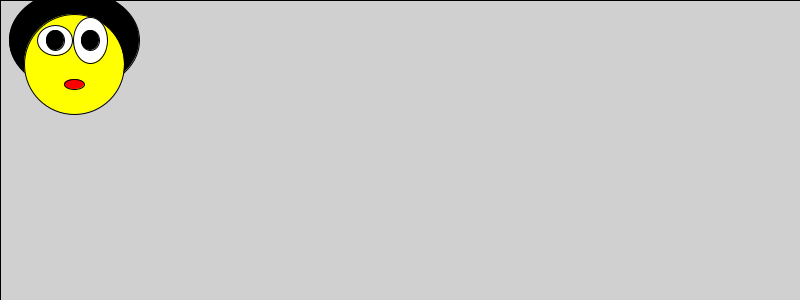
Frame 1 (no input)
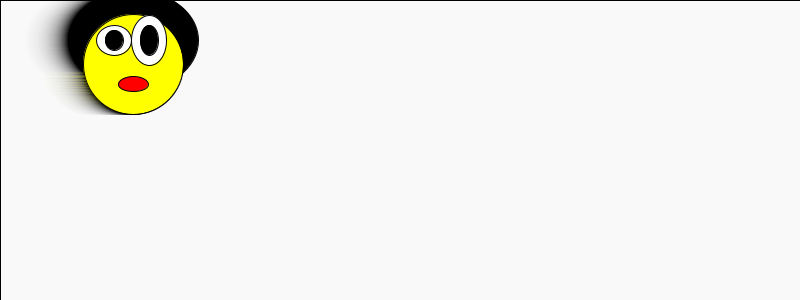
Frame 60 (the mouse pressed at the canvas centre just before this capture)
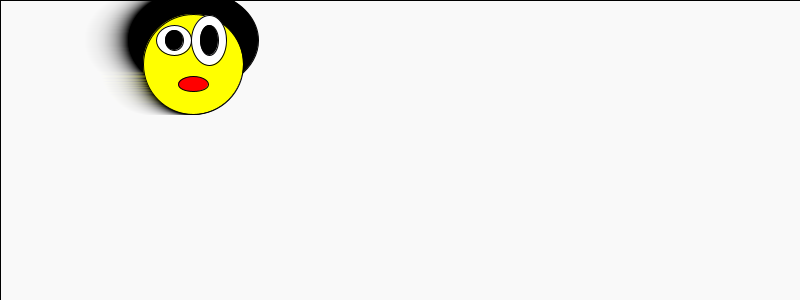
Frame 120 (the mouse held since frame 60 and released just before this capture)

The Processing sketch that drew these frames (run headless with seeded random() and noise(); from frame 60 on, the mouse is pressed at the canvas centre):

// Processing sketch: HackNights_06BlinkAnimation
// ── HackNights_06BlinkAnimation.pde
void drawRobot(int blink) {
  fill(0, 0, 0);
  ellipse(64, 40, 130, 100);

  fill(255, 255, 0);
  ellipse(64, 64, 100, 100);

  fill(255);
  ellipse(45, 40, 35, 30);
  fill(0);
  ellipse(45, 40, 18, 20);

  if (blink == 1) {
    fill(255);
    ellipse(80, 40, 35, 50);
    fill(0);
    ellipse(80, 40, 18, 30);
    fill(255, 0, 0);
    ellipse(64, 84, 30, 15);
  } else {
    fill(255);
    ellipse(80, 40, 34, 46);
    fill(0);
    ellipse(80, 40, 18, 20);
    fill(255, 0, 0);
    ellipse(64, 84, 20, 10);
  }
}

void setup() {
  size(800, 300);
  frameRate(15);
}

int robotLocationX = 10;
int zeroOne = 0;

void draw() {
  fill(255, 255, 255, 20);
  rect(0, 0, 800, 300);
  fill(255);

  translate(robotLocationX, 0);
  drawRobot(zeroOne);

  if (zeroOne == 1) {
    zeroOne = 0;
  } else {
    zeroOne = 1;
  }
  robotLocationX = robotLocationX + 1;
}
